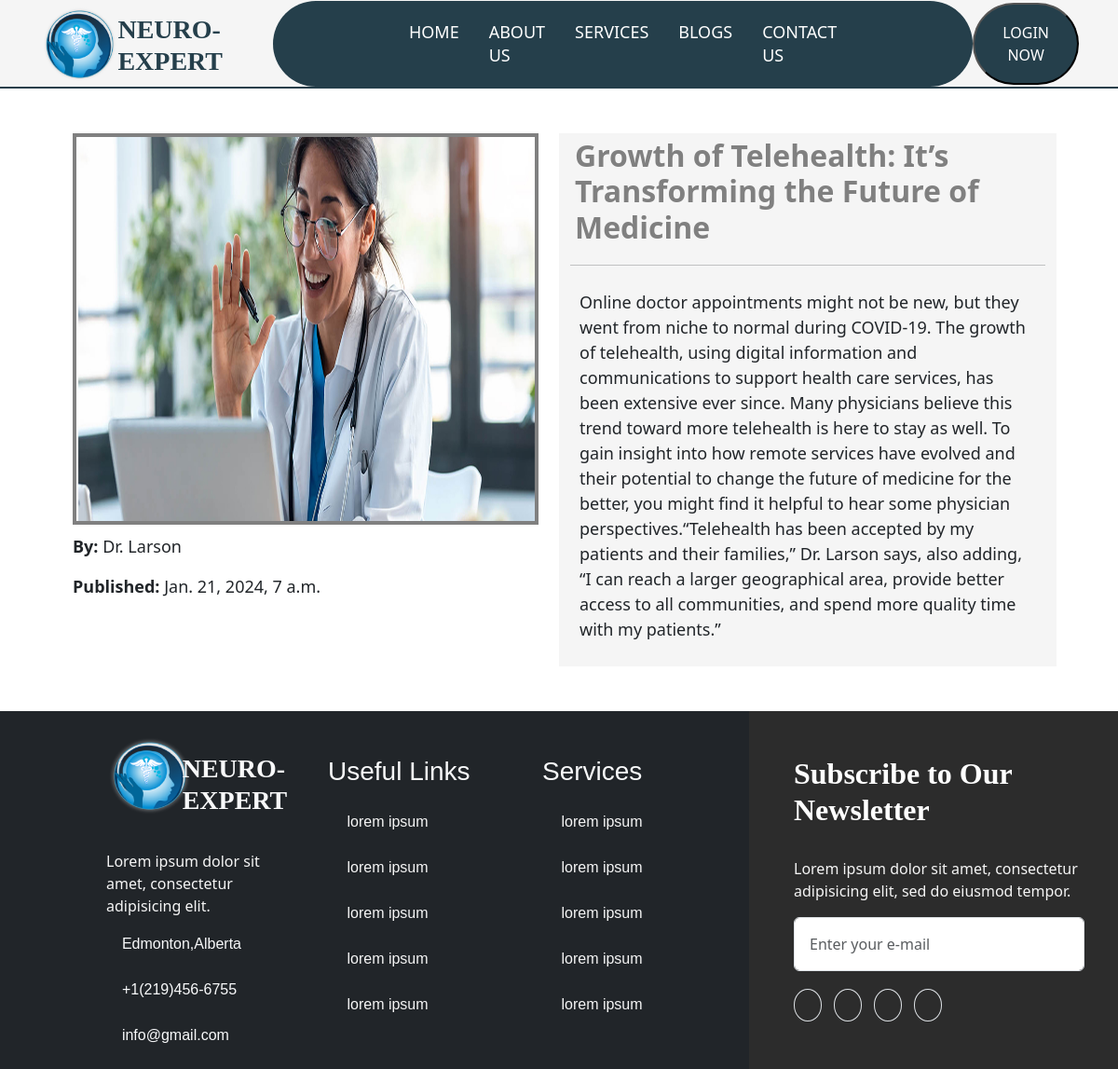
The app's page /detailblog/4 with its own data.
### diseaseapp/models.py (models this page shows, shortened)
class blogs(models.Model):
	title=models.CharField(max_length=200)
	description=models.CharField(max_length=2000)
	image=models.ImageField(upload_to="data",blank=True)
	pub_date=models.DateTimeField('date published')
	creator=models.CharField(max_length=100)

### diseaseapp/views.py (the view)
# urls.py: path("detailblog/<int:id>", views.detailblog, name='detailblog'),
def detailblog(request,id):
	res=blogs.objects.get(id=id)
	return render(request,'detailblog.html',{'data':res})

### template/detailblog.html (shortened to what this page needs)
{% extends 'base.html' %}
{% block content %}
{% load static %}
<!DOCTYPE html>
<html>
<head>
</head>
<body>
	<div class="container p-5">
		<div class="row" >
			<div class="col-6">
				<img src="{{ data.image.url}}" height="420px" width="500px" style="border: 4px solid gray;">
				<p style="font-size:18px;padding-top: 10px;"><span style="font-weight:bold;">By: </span>{{ data.creator}}</p>
				<p style="font-size:18px;"><span style="font-weight:bold;">Published: </span>{{ data.pub_date}}</p>
			</div>
			<div class="col-6" style="background-color:#F5F5F5;">
				<h2 style="color:gray;font-weight: bold;padding: 5px;">{{ data.title}}</h2><hr>
				<p style="font-size: 18px;padding: 10px;">{{ data.description}}</p>
			</div>
		</div>
	</div>
</body>
</html>
{% endblock %}

### records on screen
blogs: image (picture), creator "Dr. Larson", pub_date "Jan. 21, 2024, 7 a.m.", title "Growth of Telehealth: It’s Transforming the Future of Medicine", description "Online doctor appointments might not be new, but they went from niche to normal during COVID-19. The growth of telehealth, using digital information and communications to support health care services, has been extensive ever since. Many physicians believe this trend toward more telehealth is here to stay as well. To gain insight into how remote services have evolved and their potential to change the future of medicine for the better, you might find it helpful to hear some physician perspectives.“Telehealth has been accepted by my patients and their families,” Dr. Larson says, also adding, “I can reach a larger geographical area, provide better access to all communities, and spend more…"
